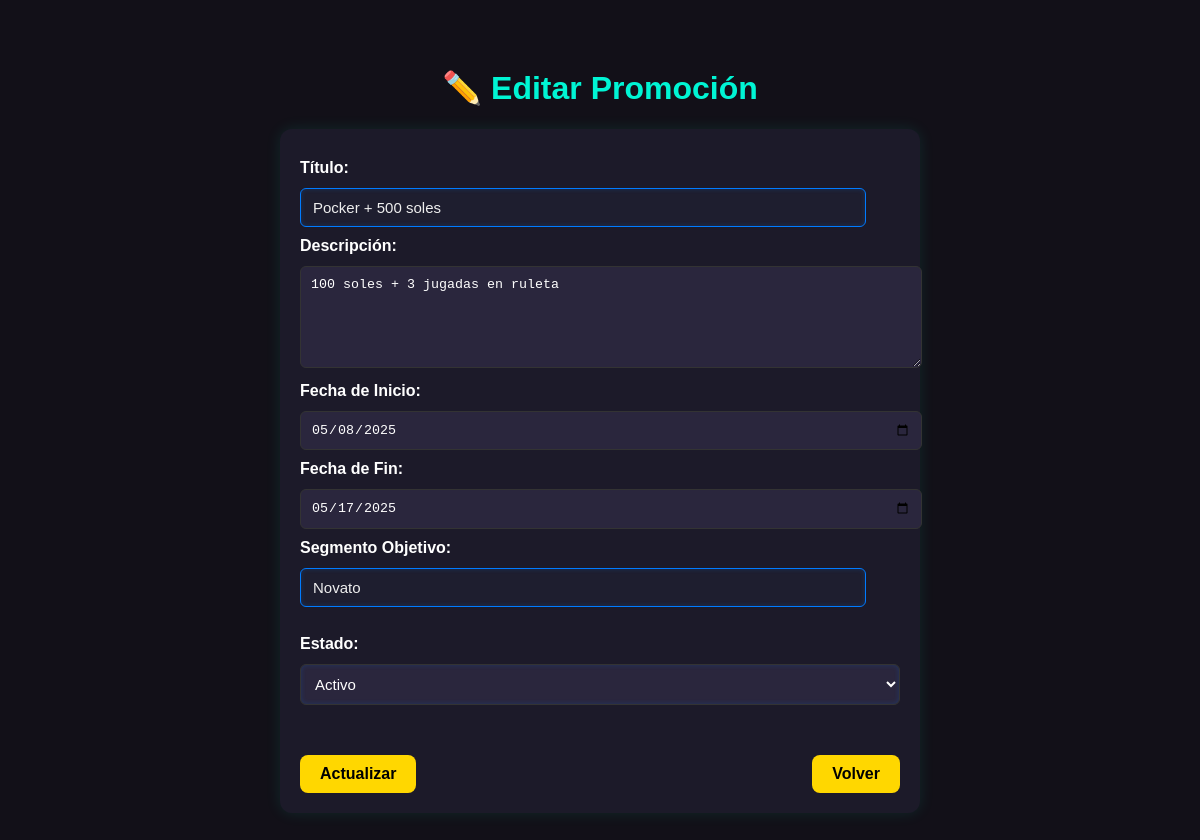
The app's page /promociones/editar_promocion.php?id=1 with its own data.
### tables this page shows
CREATE TABLE `promociones` (
  `id` int(11) NOT NULL,
  `titulo` varchar(255) DEFAULT NULL,
  `descripcion` text DEFAULT NULL,
  `fecha_inicio` date DEFAULT NULL,
  `fecha_fin` date DEFAULT NULL,
  `segmento_objetivo` text DEFAULT NULL,
  `estado` varchar(20) DEFAULT 'Activo'
);

### promociones/editar_promocion.php (the view, shortened to what this page needs)
<?php
$conexion = new mysqli("localhost", "root", "", "atlantic_city_db");
$id = $_GET['id'];
$resultado = $conexion->query("SELECT * FROM promociones WHERE id = $id");
$promocion = $resultado->fetch_assoc();
?>
<!DOCTYPE html>
<html lang="es">
<head>
  <link rel="stylesheet" href="../css/editar_promocion.css">
  <link rel="stylesheet" href="../css/btns.css">
</head>
<body>
  <h1>✏️ Editar Promoción</h1>
  <form action="actualizar_promocion.php" method="POST" class="formulario">
    <label for="titulo">Título:</label>
    <input type="text" id="titulo" name="titulo" value="<?php echo $promocion['titulo']; ?>" required>
    <label for="descripcion">Descripción:</label>
    <textarea id="descripcion" name="descripcion"><?php echo $promocion['descripcion']; ?></textarea>
    <label for="fecha_inicio">Fecha de Inicio:</label>
    <input type="date" id="fecha_inicio" name="fecha_inicio" value="<?php echo $promocion['fecha_inicio']; ?>" required>
    <label for="fecha_fin">Fecha de Fin:</label>
    <input type="date" id="fecha_fin" name="fecha_fin" value="<?php echo $promocion['fecha_fin']; ?>" required>
    <label for="segmento_objetivo">Segmento Objetivo:</label>
    <input type="text" id="segmento_objetivo" name="segmento_objetivo" value="<?php echo $promocion['segmento_objetivo']; ?>" placeholder="Segmento (ej: VIP, Jugadores frecuentes, Novato)">
    <br><br>
    <label for="estado">Estado:</label>
    <select id="estado" name="estado" required>
      <option value="activo" <?php echo $promocion['estado'] === 'activo' ? 'selected' : ''; ?>>Activo</option>
    </select>
    <div class="botones">
      <button type="submit" class="btn btn-actualizar">Actualizar</button>
      <a href="listar_promociones.php" class="btn btn-volver">Volver</a>
    </div>
  </form>
</body>
</html>

### css/editar_promocion.css (style rules this page uses)
body { background-color: #121018; color: #fff; font-family: Arial, sans-serif; padding: 40px; }
h1 { text-align: center; color: #00f5d4; }
.formulario { max-width: 600px; margin: auto; background-color: #1c1a29; padding: 20px; border-radius: 12px; box-shadow: 0 0 15px rgba(0, 255, 200, 0.1); }
.formulario label { display: block; margin-top: 10px; font-weight: bold; color: #ffffff; }
.formulario input, .formulario textarea { width: 100%; padding: 10px; margin-top: 5px; border-radius: 6px; border: 1px solid #333; background-color: #2a263d; color: #fff; }
#estado { width: 100%; padding: 10px; margin-top: 5px; border-radius: 6px; border: 1px solid #333; background-color: #2a263d; color: #fff; }
.formulario textarea { resize: vertical; min-height: 80px; }
.botones { display: flex; justify-content: space-between; margin-top: 20px; }
.btn { padding: 10px 20px; border: none; font-size: 16px; border-radius: 8px; cursor: pointer; text-decoration: none; font-weight: bold; }
.btn-actualizar { background-color: #00c896; color: white; }
.btn-volver { background-color: #ffc107; color: black; }

### css/btns.css (style rules this page uses)
.btn { display: inline-block; background-color: gold; color: black; padding: 10px 20px; border-radius: 8px; text-decoration: none; font-weight: bold; transition: 0.3s; text-align: center; margin-top: 30px; }
label { display: block; margin-bottom: 6px; color: #ccc; font-weight: 600; }
input[type="text"], select { width: 90%; padding: 10px 12px; border-radius: 6px; border: 1px solid #007bff; background-color: #1e1e2f; color: #eee; font-size: 15px; box-shadow: inset 0 0 5px rgba(0,123,255,0.2); transition: border 0.3s ease, box-shadow 0.3s ease; }

### records on screen
promociones: titulo "Pocker + 500 soles", descripcion "100 soles + 3 jugadas en ruleta", fecha_inicio "05/08/2025", fecha_fin "05/17/2025", segmento_objetivo "Novato"
